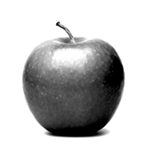
#> input picture Graphics/apple.png, 150 x 150 px, found by its file name
$ jupyter execute Module3b_no_code.ipynb
#> lines starting #> are read from the running program, lines starting #| are printed output that depends on the picture; after the words box and inside, x2 and y2 are one past the last pixel; in counts of white or black regions, pixels touching at a corner belong together
# Module 3: Object Detection
****

<b>Object detection</b> is the process of identifying and locating objects of interest in an image or video using computer vision techniques. It involves detecting the presence of objects and drawing bounding boxes around them to localize them in the image or video.

The <b>Canny Edge Detector</b> is a popular edge detection technique due to its effectiveness in detecting edges while reducing noise and false edges. It can be applied to a wide range of computer vision tasks, such as object detection, image segmentation, and feature extraction.

The Canny Edge Detector leverages the edge detecting power of the Sobel Kernel and is similar to the Sobel pipeline from the last module.

<ol>
  <li><p>Smoothing: The first step is to apply Gaussian smoothing to the input image to remove noise and make the edges smoother. This is done using a Gaussian filter.</p></li>
  <li><p>Finding intensity gradients: Next, the intensity gradients of the image are calculated using the Sobel operator. The Sobel operator calculates the gradient magnitude and direction at each pixel of the image. This step highlights regions of the image where there are sudden changes in intensity.</p></li>
  <li><p>Non-maximum suppression: In this step, the gradient magnitude is thinned out by keeping only the local maxima. This is done by examining each pixel and suppressing non-maximum values. The idea is to keep only those pixels that have the highest gradient values along the direction of the gradient.</p></li>
  <li><p>Double thresholding: In this step, two thresholds are applied to the gradient magnitude to classify pixels as either strong, weak or non-edges. A pixel with a gradient magnitude higher than the upper threshold is classified as a strong edge, a pixel with a gradient magnitude lower than the lower threshold is classified as a non-edge, and a pixel with a gradient magnitude between the two thresholds is classified as a weak edge.</p></li>
  <li><p>Edge tracking by hysteresis: Finally, in this step, the weak edges are traced and connected to strong edges to form complete edges. This is done by performing edge tracking using hysteresis, which means that weak edges that are connected to strong edges are also considered strong edges.</p></li>
</ol>

Hysteresis is a technique used in the Canny edge detector to connect weak edges to strong edges and form complete edges.

In the double thresholding step of the Canny edge detector, pixels are classified as either strong, weak, or non-edges based on their gradient magnitude. Weak edges are those pixels with a gradient magnitude between the two thresholds, which may be caused by noise or other factors.

Hysteresis is used to track and connect these weak edges to strong edges to form complete edges. The idea behind hysteresis is that if a weak edge pixel is connected to a strong edge pixel, it is likely part of an actual edge, and should be considered a strong edge itself.

To implement hysteresis, the Canny edge detector traces all the edges starting from the strong edge pixels, while ignoring the weak and non-edge pixels. When it encounters a weak edge pixel, it checks whether it is connected to a strong edge pixel. If it is, then it is considered part of the edge and marked as a strong edge. If it is not connected to a strong edge pixel, then it is ignored.

[cell 1]
# Canny Edge Detection

import cv2
import numpy as np
import matplotlib.pyplot as plt

# Load image and convert to grayscale
img = cv2.imread('Graphics/apple.png')
#> img is the input picture: shape (150, 150, 3); mean B, G, R 194.1, 194.1, 194.1
gray = cv2.cvtColor(img, cv2.COLOR_BGR2GRAY)

edges = cv2.Canny(gray, 100, 200)
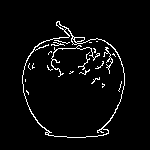
#> edges: shape (150, 150); 4.1% white in thin lines or dots, all inside (x1, y1, x2, y2) = (22, 21, 125, 138)

plt.imshow(edges, cmap='gray')

### Contours

Contours are essentially the boundaries of objects in an image and can be used for a variety of purposes, such as object detection, recognition, and tracking.

By finding contours in an image, we can extract more detailed information about the shapes of the objects present in the image. Contours are essentially the boundaries of objects in an image, and they can be used to segment objects or regions of interest, calculate their areas or perimeters, or perform other analyses.

Moreover, by applying different contour finding algorithms in OpenCV, we can extract contours of different levels of complexity, such as finding the outermost contours, inner contours, or even hierarchical contours, which represent the nesting of objects within each other.

By using cv2.findContours(), we can extract the contours of objects in an image and then use those contours to perform various operations on the objects, such as measuring their area, computing their perimeter, or applying a mask to them. We can also use the hierarchy information returned by cv2.findContours() to analyze the topology of the objects in the image, such as determining which objects are inside or outside of other objects.

<b>image</b>: The input image. This should be a grayscale or binary image (i.e., an image with only two values: black and white). The contours are extracted from the white regions of the image.

<b>mode</b>: The mode of contour retrieval. This determines which contours are retrieved and how they are represented. The most common modes are cv2.RETR_EXTERNAL, which retrieves only the outermost contours, and cv2.RETR_TREE, which retrieves all the contours and their hierarchical relationships.

<b>method</b>: The method of contour approximation. This determines how the contours are approximated or simplified. The most common method is cv2.CHAIN_APPROX_SIMPLE, which approximates the contours using only their endpoints and discards any redundant points.

<b>offset</b>: An optional argument used to specify an offset that should be added to the coordinates of the contours. This can be useful in cases where the contours need to be drawn on a different image or at a different location.

The hierarchy array has the same number of elements as the number of contours found in the image. Each element of the hierarchy array contains four integers: [Next, Previous, First_Child, Parent]. These integers are indices of the contour hierarchy, and they have the following meanings:

<ol>
<li>Next: index of the next contour at the same hierarchical level.</li>
<li>Previous: index of the previous contour at the same hierarchical level.</li>
<li>First_Child: index of the first contour that is a child of the current contour.</li>
<li>Parent: index of the parent contour of the current contour.</li>
</ol>

[cell 2]
# Contours with Canny Edge Detection

img = cv2.imread('Graphics/apple.png')
gray = cv2.cvtColor(img, cv2.COLOR_BGR2GRAY)

edges = cv2.Canny(gray, 100, 200)

# Find contours
contours, hierarchy = cv2.findContours(edges, cv2.RETR_EXTERNAL, cv2.CHAIN_APPROX_SIMPLE)
#> contours = 1 contour; box (x1, y1, x2, y2) and area: (22, 21, 125, 138) 8458

# Create black image
contour_img = np.zeros((img.shape[0], img.shape[1]), dtype=np.uint8)

# Draw contours on the black image
cv2.drawContours(contour_img, contours, -1, (255,255,255), 1)
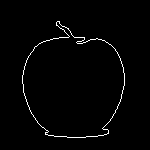
#> contour_img: shape (150, 150); 1.7% white in thin lines or dots, all inside (x1, y1, x2, y2) = (22, 21, 125, 138)

# Draw the contours
plt.imshow(contour_img, cmap='gray')

[cell 3]
# Show the hierarchy of contours

import cv2
import numpy as np
import matplotlib.pyplot as plt

# Load the image and convert it to grayscale
image = cv2.imread("Graphics/apple.png")
gray = cv2.cvtColor(image, cv2.COLOR_BGR2GRAY)

# Apply Canny edge detection
edges = cv2.Canny(gray, 100, 200)

# Find contours and hierarchy
contours, hierarchy = cv2.findContours(edges, cv2.RETR_TREE, cv2.CHAIN_APPROX_SIMPLE)
#> contours = 31 contours, 26 with area under 20; largest, box (x1, y1, x2, y2) and area: (22, 21, 125, 138) 8458, (22, 28, 125, 138) 8266, (74, 37, 85, 43) 36, (56, 21, 67, 31) 28, (51, 45, 100, 77) 26

# Loop through the hierarchy array and print the hierarchy relationships
for i in range(len(contours)):
    print(f"Contour {i}: Next: {hierarchy[0][i][0]}, Prev: {hierarchy[0][i][1]}, Child: {hierarchy[0][i][2]}, Parent: {hierarchy[0][i][3]}")

    # Filter contours based on their hierarchy
    if hierarchy[0][i][3] == -1:
        # This is an outermost contour
        cv2.drawContours(image, contours, i, (0, 255, 0), 2)
    elif hierarchy[0][i][3] == 0:
        # This is a contour with no parent
        cv2.drawContours(image, contours, i, (255, 0, 0), 2)
    else:
        # This is a child contour
        cv2.drawContours(image, contours, i, (0, 0, 255), 2)
#> this loop made 31 passes
#| Contour 0: Next: -1, Prev: -1, Child: 1, Parent: -1
#| Contour 1: Next: 2, Prev: -1, Child: -1, Parent: 0
#| Contour 2: Next: 3, Prev: 1, Child: -1, Parent: 0
#| Contour 3: Next: 4, Prev: 2, Child: -1, Parent: 0
#| Contour 4: Next: 5, Prev: 3, Child: -1, Parent: 0
#| Contour 5: Next: 6, Prev: 4, Child: -1, Parent: 0
#| Contour 6: Next: 30, Prev: 5, Child: 7, Parent: 0
#| Contour 7: Next: 8, Prev: -1, Child: -1, Parent: 6
#> (further printed lines are left out)
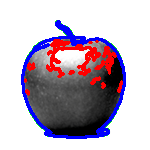
#> image: shape (150, 150, 3); 12.45% of pixels changed, all inside (x1, y1, x2, y2) = (21, 20, 126, 139)

# Show the image with the contours
plt.imshow(image, cmap='gray')

[cell 4]
# Only keep the outer contour that are in the hierarchy

# Load the image and convert it to grayscale
image = cv2.imread("Graphics/apple.png")
gray = cv2.cvtColor(image, cv2.COLOR_BGR2GRAY)

# Apply Canny edge detection
edges = cv2.Canny(gray, 100, 200)

# Find contours and hierarchy
contours, hierarchy = cv2.findContours(edges, cv2.RETR_TREE, cv2.CHAIN_APPROX_SIMPLE)

# Create black image
contour_img = np.zeros((img.shape[0], img.shape[1]), dtype=np.uint8)

outer_contour = []

for i in range(len(hierarchy[0])):
    # If the contour doesn't have a parent (-1). Then it's the outermost contour.
    if hierarchy[0][i][3] == -1:
        outer_contour.append(contours[i])
#> after the loop, outer_contour = 1 contour; box (x1, y1, x2, y2) and area: (22, 21, 125, 138) 8458

cv2.drawContours(contour_img, outer_contour, -1, (255, 255, 255), 1)

plt.imshow(contour_img, cmap='gray')

[cell 5]
# Organize the contours by their area.

image = cv2.imread("Graphics/apple.png")
gray = cv2.cvtColor(image, cv2.COLOR_BGR2GRAY)

# Apply Canny edge detection
edges = cv2.Canny(gray, 100, 200)

# Find contours and hierarchy
contours, hierarchy = cv2.findContours(edges, cv2.RETR_TREE, cv2.CHAIN_APPROX_SIMPLE)

# Create black image
contour_img = np.zeros((img.shape[0], img.shape[1]), dtype=np.uint8)

min_contour_area = 8300
contour_large = []

for cnt in contours:
    area = cv2.contourArea(cnt)
    if area > min_contour_area:
        contour_large.append(cnt)
#> this loop made 31 passes
#> area on passes 1, 5, 7, 25, 31: 8458, 35.5, 8266.5, 25.5, 27.5
#> after the loop, contour_large has the same summary as outer_contour

cv2.drawContours(contour_img, contour_large, -1, (255, 255, 255), 1)

plt.imshow(contour_img, cmap='gray')

### Bounding Box

A bounding box is a rectangle that completely encloses an object or a region of interest in an image. It is typically represented by the coordinates of its top-left corner, as well as its width and height. Bounding boxes are useful in computer vision tasks such as object detection, where we may want to locate and isolate specific objects within an image.

We can also obtain the bounding box coordinates of a contour using the cv2.boundingRect() function. This function takes the contour as an argument and returns the (x, y) coordinates of the top-left corner of the bounding box, as well as its width and height. With this information, we can draw a bounding box around the contour using cv2.rectangle().

[cell 6]
# Bounding Box with the outer most contour

# Load the image and convert it to grayscale
image = cv2.imread("Graphics/apple.png")
gray = cv2.cvtColor(image, cv2.COLOR_BGR2GRAY)

# Apply Canny edge detection
edges = cv2.Canny(gray, 100, 200)

# Find contours and hierarchy
contours, hierarchy = cv2.findContours(edges, cv2.RETR_TREE, cv2.CHAIN_APPROX_SIMPLE)

outer_contour = []

for i in range(len(hierarchy[0])):
    if hierarchy[0][i][3] == -1:
        outer_contour.append(contours[i])

for cnt in outer_contour:
    x,y,w,h = cv2.boundingRect(cnt)
    cv2.rectangle(img,(x,y),(x+w,y+h),(255,0,0),1)
#> this loop made 1 pass
#> (x, y, w, h) on pass 1: (22, 21, 103, 117)
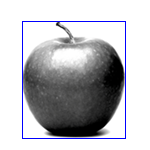
#> img: shape (150, 150, 3); 1.96% of pixels changed, all inside (x1, y1, x2, y2) = (22, 21, 126, 139)

plt.imshow(img)
